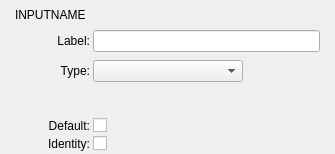
<?xml version="1.0" encoding="UTF-8"?>
<ui version="4.0">
 <class>JSONGUIInputBool</class>
 <widget class="QWidget" name="JSONGUIInputBool">
  <property name="geometry">
   <rect>
    <x>0</x>
    <y>0</y>
    <width>335</width>
    <height>154</height>
   </rect>
  </property>
  <property name="windowTitle">
   <string>Form</string>
  </property>
  <property name="autoFillBackground">
   <bool>true</bool>
  </property>
  <property name="styleSheet">
   <string notr="true"/>
  </property>
  <layout class="QVBoxLayout" name="verticalLayout">
   <property name="spacing">
    <number>3</number>
   </property>
   <property name="leftMargin">
    <number>3</number>
   </property>
   <property name="topMargin">
    <number>3</number>
   </property>
   <property name="rightMargin">
    <number>3</number>
   </property>
   <property name="bottomMargin">
    <number>3</number>
   </property>
   <item>
    <layout class="QGridLayout" name="gridLayout">
     <item row="0" column="2">
      <widget class="QLabelClickable" name="deleteLabel">
       <property name="sizePolicy">
        <sizepolicy hsizetype="Minimum" vsizetype="Minimum">
         <horstretch>0</horstretch>
         <verstretch>0</verstretch>
        </sizepolicy>
       </property>
       <property name="minimumSize">
        <size>
         <width>24</width>
         <height>24</height>
        </size>
       </property>
       <property name="maximumSize">
        <size>
         <width>24</width>
         <height>24</height>
        </size>
       </property>
       <property name="text">
        <string/>
       </property>
       <property name="pixmap">
        <pixmap resource="../resources.qrc">:/resources/JSONDeleteButtonImage.png</pixmap>
       </property>
       <property name="scaledContents">
        <bool>true</bool>
       </property>
      </widget>
     </item>
     <item row="0" column="1">
      <widget class="QLineEdit" name="inputNameEdit">
       <property name="autoFillBackground">
        <bool>false</bool>
       </property>
       <property name="styleSheet">
        <string notr="true">background: rgba(0,0,0,0); border-radius: 0px;</string>
       </property>
       <property name="text">
        <string>INPUTNAME</string>
       </property>
      </widget>
     </item>
     <item row="0" column="0">
      <widget class="QLabelDrag" name="dragLabel">
       <property name="maximumSize">
        <size>
         <width>24</width>
         <height>24</height>
        </size>
       </property>
       <property name="text">
        <string/>
       </property>
       <property name="pixmap">
        <pixmap resource="../resources.qrc">:/resources/JSONRearrangeButtonImg.png</pixmap>
       </property>
       <property name="scaledContents">
        <bool>true</bool>
       </property>
      </widget>
     </item>
    </layout>
   </item>
   <item>
    <layout class="QFormLayout" name="formLayout">
     <property name="fieldGrowthPolicy">
      <enum>QFormLayout::ExpandingFieldsGrow</enum>
     </property>
     <property name="verticalSpacing">
      <number>8</number>
     </property>
     <property name="leftMargin">
      <number>12</number>
     </property>
     <property name="rightMargin">
      <number>12</number>
     </property>
     <item row="0" column="0">
      <widget class="QLabel" name="label_2">
       <property name="minimumSize">
        <size>
         <width>75</width>
         <height>0</height>
        </size>
       </property>
       <property name="text">
        <string>Label:</string>
       </property>
       <property name="alignment">
        <set>Qt::AlignRight|Qt::AlignTrailing|Qt::AlignVCenter</set>
       </property>
      </widget>
     </item>
     <item row="0" column="1">
      <widget class="QLineEdit" name="labelField"/>
     </item>
     <item row="1" column="0">
      <widget class="QLabel" name="label_3">
       <property name="minimumSize">
        <size>
         <width>75</width>
         <height>0</height>
        </size>
       </property>
       <property name="text">
        <string>Type:</string>
       </property>
       <property name="alignment">
        <set>Qt::AlignRight|Qt::AlignTrailing|Qt::AlignVCenter</set>
       </property>
      </widget>
     </item>
     <item row="1" column="1">
      <widget class="QPassiveWheelComboBox" name="typePUB">
       <property name="sizePolicy">
        <sizepolicy hsizetype="Fixed" vsizetype="Fixed">
         <horstretch>0</horstretch>
         <verstretch>0</verstretch>
        </sizepolicy>
       </property>
       <property name="minimumSize">
        <size>
         <width>150</width>
         <height>0</height>
        </size>
       </property>
      </widget>
     </item>
    </layout>
   </item>
   <item>
    <layout class="QGridLayout" name="gridLayout_2">
     <property name="leftMargin">
      <number>12</number>
     </property>
     <property name="rightMargin">
      <number>12</number>
     </property>
     <item row="0" column="0">
      <widget class="QLabel" name="label_4">
       <property name="sizePolicy">
        <sizepolicy hsizetype="Fixed" vsizetype="Preferred">
         <horstretch>0</horstretch>
         <verstretch>0</verstretch>
        </sizepolicy>
       </property>
       <property name="minimumSize">
        <size>
         <width>75</width>
         <height>0</height>
        </size>
       </property>
       <property name="text">
        <string>Default:</string>
       </property>
       <property name="alignment">
        <set>Qt::AlignRight|Qt::AlignTrailing|Qt::AlignVCenter</set>
       </property>
      </widget>
     </item>
     <item row="1" column="0">
      <widget class="QLabel" name="label_5">
       <property name="text">
        <string>Identity:</string>
       </property>
       <property name="alignment">
        <set>Qt::AlignRight|Qt::AlignTrailing|Qt::AlignVCenter</set>
       </property>
      </widget>
     </item>
     <item row="1" column="1">
      <widget class="QCheckBox" name="identityCBox">
       <property name="text">
        <string/>
       </property>
      </widget>
     </item>
     <item row="0" column="1">
      <widget class="QCheckBox" name="defaultCBox">
       <property name="text">
        <string/>
       </property>
      </widget>
     </item>
    </layout>
   </item>
  </layout>
 </widget>
 <customwidgets>
  <customwidget>
   <class>QLabelClickable</class>
   <extends>QLabel</extends>
   <header>QLabelClickable.h</header>
  </customwidget>
  <customwidget>
   <class>QLabelDrag</class>
   <extends>QLabel</extends>
   <header>QLabelDrag.h</header>
  </customwidget>
  <customwidget>
   <class>QPassiveWheelComboBox</class>
   <extends>QComboBox</extends>
   <header>QPassiveWheelComboBox.h</header>
  </customwidget>
 </customwidgets>
 <resources>
  <include location="../resources.qrc"/>
 </resources>
 <connections/>
</ui>
